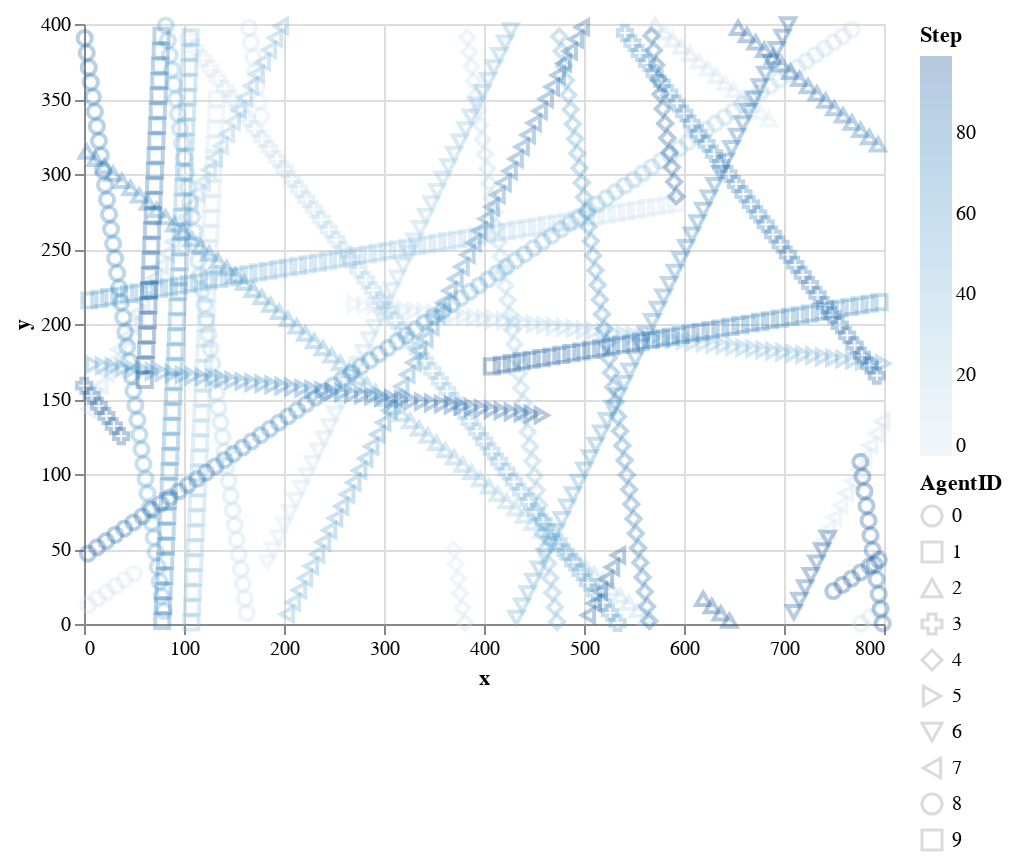

Source (notebook cell):
### Code cell
alt.Chart(position_split_df).mark_point(opacity=0.3, size=50).encode(
    x=alt.X("x"),
    y=alt.Y("y"),
    tooltip=["Step", "AgentID"],
    color="Step",
    shape="AgentID:N",
)

### Figure 1 — Vega-Lite specification as saved in the notebook (floating-point values rounded to 4 significant figures; data arrays with more than 128 entries replaced by an {"elided": "..."} marker saying what was removed)
{"config": {"view": {"continuousWidth": 400, "continuousHeight": 300}}, "data": {"name": "data-d5bd99067cb4f16829b2512844da14cb"}, "mark": {"type": "point", "opacity": 0.3, "size": 50}, "encoding": {"color": {"type": "quantitative", "field": "Step"}, "shape": {"type": "nominal", "field": "AgentID"}, "tooltip": [{"type": "quantitative", "field": "Step"}, {"type": "quantitative", "field": "AgentID"}], "x": {"type": "quantitative", "field": "x"}, "y": {"type": "quantitative", "field": "y"}}, "$schema": "https://vega.github.io/schema/vega-lite/v4.0.2.json", "datasets": {"data-d5bd99067cb4f16829b2512844da14cb": {"elided": "1000 records"}}}
